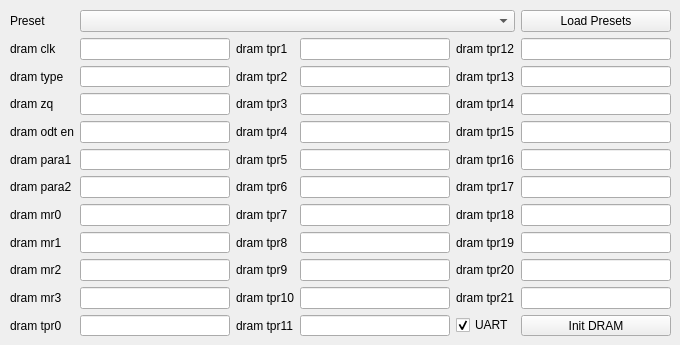
    <widget class="QWidget" name="dram_tab">
     <attribute name="title">
      <string>DRAM</string>
     </attribute>
     <widget class="QWidget" name="gridLayoutWidget_3">
      <property name="geometry">
       <rect>
        <x>10</x>
        <y>10</y>
        <width>661</width>
        <height>326</height>
       </rect>
      </property>
      <layout class="QGridLayout" name="gridLayout_3">
       <item row="11" column="6">
        <widget class="QPushButton" name="dram_init_dram_btn">
         <property name="text">
          <string>Init DRAM</string>
         </property>
        </widget>
       </item>
       <item row="2" column="6">
        <widget class="QLineEdit" name="dram_dram_tpr13_lineEdit"/>
       </item>
       <item row="6" column="2">
        <widget class="QLineEdit" name="dram_dram_para2_lineEdit"/>
       </item>
       <item row="11" column="5">
        <widget class="QCheckBox" name="dram_init_dram_uart_checkbox">
         <property name="text">
          <string>UART</string>
         </property>
         <property name="checked">
          <bool>true</bool>
         </property>
        </widget>
       </item>
       <item row="1" column="4">
        <widget class="QLineEdit" name="dram_dram_tpr1_lineEdit"/>
       </item>
       <item row="4" column="0">
        <widget class="QLabel" name="dram_dram_odt_en_label">
         <property name="text">
          <string>dram odt en</string>
         </property>
        </widget>
       </item>
       <item row="5" column="6">
        <widget class="QLineEdit" name="dram_dram_tpr16_lineEdit"/>
       </item>
       <item row="9" column="2">
        <widget class="QLineEdit" name="dram_dram_mr2_lineEdit"/>
       </item>
       <item row="6" column="5">
        <widget class="QLabel" name="dram_dram_tpr17_label">
         <property name="text">
          <string>dram tpr17</string>
         </property>
        </widget>
       </item>
       <item row="4" column="4">
        <widget class="QLineEdit" name="dram_dram_tpr4_lineEdit"/>
       </item>
       <item row="1" column="3">
        <widget class="QLabel" name="dram_dram_tpr1_label">
         <property name="text">
          <string>dram tpr1</string>
         </property>
        </widget>
       </item>
       <item row="10" column="3">
        <widget class="QLabel" name="dram_dram_tpr10_label">
         <property name="text">
          <string>dram tpr10</string>
         </property>
        </widget>
       </item>
       <item row="9" column="0">
        <widget class="QLabel" name="dram_dram_mr2_label">
         <property name="text">
          <string>dram mr2</string>
         </property>
        </widget>
       </item>
       <item row="8" column="5">
        <widget class="QLabel" name="dram_dram_tpr19_label">
         <property name="text">
          <string>dram tpr19</string>
         </property>
        </widget>
       </item>
       <item row="6" column="6">
        <widget class="QLineEdit" name="dram_dram_tpr17_lineEdit"/>
       </item>
       <item row="4" column="3">
        <widget class="QLabel" name="dram_dram_tpr4_label">
         <property name="text">
          <string>dram tpr4</string>
         </property>
        </widget>
       </item>
       <item row="11" column="2">
        <widget class="QLineEdit" name="dram_dram_tpr0_lineEdit"/>
       </item>
       <item row="7" column="4">
        <widget class="QLineEdit" name="dram_dram_tpr7_lineEdit"/>
       </item>
       <item row="10" column="2">
        <widget class="QLineEdit" name="dram_dram_mr3_lineEdit"/>
       </item>
       <item row="3" column="6">
        <widget class="QLineEdit" name="dram_dram_tpr14_lineEdit"/>
       </item>
       <item row="1" column="2">
        <widget class="QLineEdit" name="dram_dram_clk_lineEdit"/>
       </item>
       <item row="2" column="0">
        <widget class="QLabel" name="dram_dram_type_label">
         <property name="text">
          <string>dram type</string>
         </property>
        </widget>
       </item>
       <item row="3" column="4">
        <widget class="QLineEdit" name="dram_dram_tpr3_lineEdit"/>
       </item>
       <item row="9" column="3">
        <widget class="QLabel" name="dram_dram_tpr9_label">
         <property name="text">
          <string>dram tpr9</string>
         </property>
        </widget>
       </item>
       <item row="10" column="6">
        <widget class="QLineEdit" name="dram_dram_tpr21_lineEdit"/>
       </item>
       <item row="9" column="5">
        <widget class="QLabel" name="dram_dram_tpr20_label">
         <property name="text">
          <string>dram tpr20</string>
         </property>
        </widget>
       </item>
       <item row="6" column="0">
        <widget class="QLabel" name="dram_dram_para2_label">
         <property name="text">
          <string>dram para2</string>
         </property>
        </widget>
       </item>
       <item row="6" column="3">
        <widget class="QLabel" name="dram_dram_tpr6_label">
         <property name="text">
          <string>dram tpr6</string>
         </property>
        </widget>
       </item>
       <item row="8" column="4">
        <widget class="QLineEdit" name="dram_dram_tpr8_lineEdit"/>
       </item>
       <item row="9" column="6">
        <widget class="QLineEdit" name="dram_dram_tpr20_lineEdit"/>
       </item>
       <item row="8" column="6">
        <widget class="QLineEdit" name="dram_dram_tpr19_lineEdit"/>
       </item>
       <item row="7" column="2">
        <widget class="QLineEdit" name="dram_dram_mr0_lineEdit"/>
       </item>
       <item row="1" column="5">
        <widget class="QLabel" name="dram_dram_tpr12_label">
         <property name="text">
          <string>dram tpr12</string>
         </property>
        </widget>
       </item>
       <item row="3" column="3">
        <widget class="QLabel" name="dram_dram_tpr3_label">
         <property name="text">
          <string>dram tpr3</string>
         </property>
        </widget>
       </item>
       <item row="2" column="3">
        <widget class="QLabel" name="dram_dram_tpr2_label">
         <property name="text">
          <string>dram tpr2</string>
         </property>
        </widget>
       </item>
       <item row="10" column="0">
        <widget class="QLabel" name="dram_dram_mr3_label">
         <property name="text">
          <string>dram mr3</string>
         </property>
        </widget>
       </item>
       <item row="1" column="6">
        <widget class="QLineEdit" name="dram_dram_tpr12_lineEdit"/>
       </item>
       <item row="5" column="2">
        <widget class="QLineEdit" name="dram_dram_para1_lineEdit"/>
       </item>
       <item row="3" column="2">
        <widget class="QLineEdit" name="dram_dram_zq_lineEdit"/>
       </item>
       <item row="4" column="2">
        <widget class="QLineEdit" name="dram_dram_odt_en_lineEdit"/>
       </item>
       <item row="7" column="3">
        <widget class="QLabel" name="dram_dram_tpr7_label">
         <property name="text">
          <string>dram tpr7</string>
         </property>
        </widget>
       </item>
       <item row="9" column="4">
        <widget class="QLineEdit" name="dram_dram_tpr9_lineEdit"/>
       </item>
       <item row="2" column="5">
        <widget class="QLabel" name="dram_dram_tpr13_label">
         <property name="text">
          <string>dram tpr13</string>
         </property>
        </widget>
       </item>
       <item row="8" column="3">
        <widget class="QLabel" name="dram_dram_tpr8_label">
         <property name="text">
          <string>dram tpr8</string>
         </property>
        </widget>
       </item>
       <item row="5" column="0">
        <widget class="QLabel" name="dram_dram_para1_label">
         <property name="text">
          <string>dram para1</string>
         </property>
        </widget>
       </item>
       <item row="6" column="4">
        <widget class="QLineEdit" name="dram_dram_tpr6_lineEdit"/>
       </item>
       <item row="4" column="6">
        <widget class="QLineEdit" name="dram_dram_tpr15_lineEdit"/>
       </item>
       <item row="2" column="4">
        <widget class="QLineEdit" name="dram_dram_tpr2_lineEdit"/>
       </item>
       <item row="8" column="2">
        <widget class="QLineEdit" name="dram_dram_mr1_lineEdit"/>
       </item>
       <item row="2" column="2">
        <widget class="QLineEdit" name="dram_dram_type_lineEdit"/>
       </item>
       <item row="3" column="5">
        <widget class="QLabel" name="dram_dram_tpr14_label">
         <property name="text">
          <string>dram tpr14</string>
         </property>
        </widget>
       </item>
       <item row="7" column="5">
        <widget class="QLabel" name="dram_dram_tpr18_label">
         <property name="text">
          <string>dram tpr18</string>
         </property>
        </widget>
       </item>
       <item row="5" column="5">
        <widget class="QLabel" name="dram_dram_tpr16_label">
         <property name="text">
          <string>dram tpr16</string>
         </property>
        </widget>
       </item>
       <item row="5" column="4">
        <widget class="QLineEdit" name="dram_dram_tpr5_lineEdit"/>
       </item>
       <item row="7" column="0">
        <widget class="QLabel" name="dram_dram_mr0_label">
         <property name="text">
          <string>dram mr0</string>
         </property>
        </widget>
       </item>
       <item row="11" column="3">
        <widget class="QLabel" name="dram_dram_tpr11_label">
         <property name="text">
          <string>dram tpr11</string>
         </property>
        </widget>
       </item>
       <item row="3" column="0">
        <widget class="QLabel" name="dram_dram_zq_label">
         <property name="text">
          <string>dram zq</string>
         </property>
        </widget>
       </item>
       <item row="1" column="0">
        <widget class="QLabel" name="dram_label_dram_clk">
         <property name="text">
          <string>dram clk</string>
         </property>
        </widget>
       </item>
       <item row="10" column="4">
        <widget class="QLineEdit" name="dram_dram_tpr10_lineEdit"/>
       </item>
       <item row="11" column="4">
        <widget class="QLineEdit" name="dram_dram_tpr11_lineEdit"/>
       </item>
       <item row="5" column="3">
        <widget class="QLabel" name="dram_dram_tpr5_label">
         <property name="text">
          <string>dram tpr5</string>
         </property>
        </widget>
       </item>
       <item row="7" column="6">
        <widget class="QLineEdit" name="dram_dram_tpr18_lineEdit"/>
       </item>
       <item row="11" column="0">
        <widget class="QLabel" name="dram_dram_tpr0_label">
         <property name="text">
          <string>dram tpr0</string>
         </property>
        </widget>
       </item>
       <item row="10" column="5">
        <widget class="QLabel" name="dram_dram_tpr21_label">
         <property name="text">
          <string>dram tpr21</string>
         </property>
        </widget>
       </item>
       <item row="8" column="0">
        <widget class="QLabel" name="dram_dram_mr1_label">
         <property name="text">
          <string>dram mr1</string>
         </property>
        </widget>
       </item>
       <item row="4" column="5">
        <widget class="QLabel" name="dram_dram_tpr15_label">
         <property name="text">
          <string>dram tpr15</string>
         </property>
        </widget>
       </item>
       <item row="0" column="0">
        <widget class="QLabel" name="dram_load_preset_label">
         <property name="text">
          <string>Preset</string>
         </property>
        </widget>
       </item>
       <item row="0" column="6">
        <widget class="QPushButton" name="dram_load_preset_pushButton">
         <property name="text">
          <string>Load Presets</string>
         </property>
        </widget>
       </item>
       <item row="0" column="2" colspan="4">
        <widget class="QComboBox" name="dram_load_preset_comboBox"/>
       </item>
      </layout>
     </widget>
    </widget>
